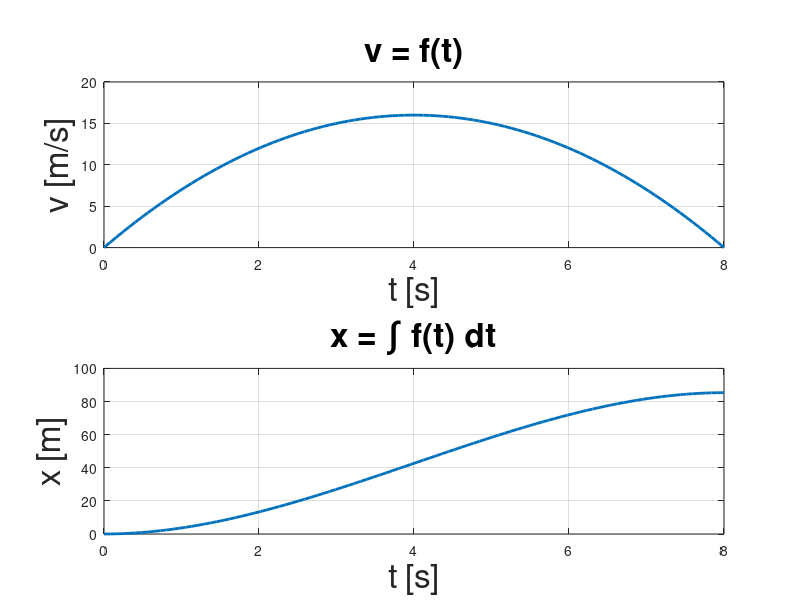
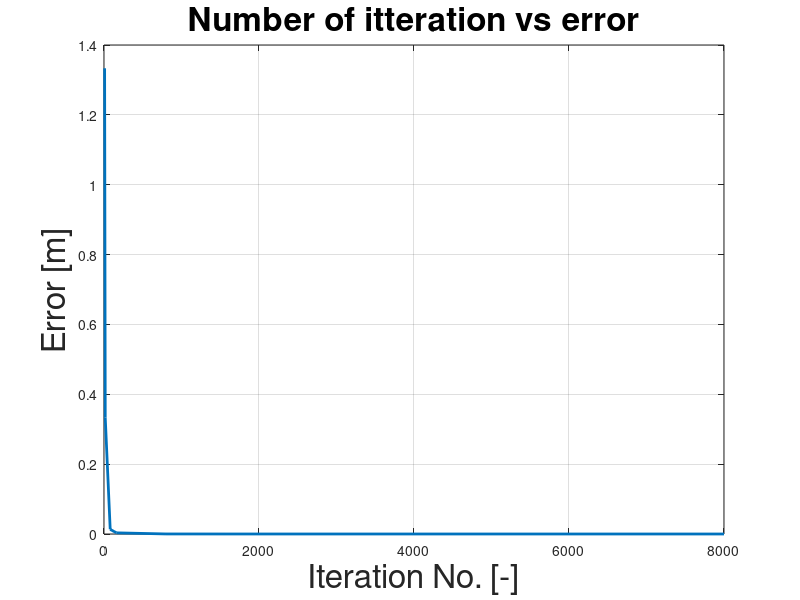
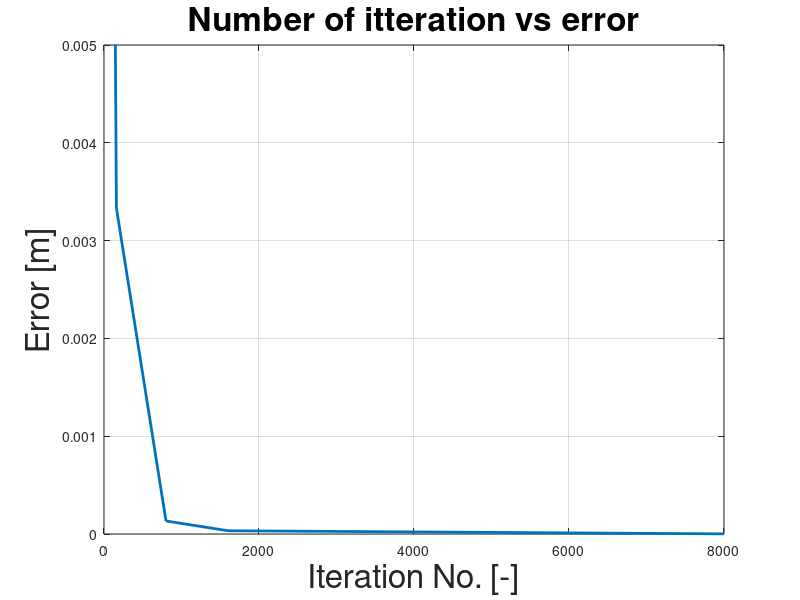

Source code (MATLAB) for these figures, in order:
clear all
close all
clc

%% Parameter of the velocity function
tmin = 0;
tmax = 8;
N = 100;

t = linspace(tmin,tmax,N);
%% The functions 
% Velocity
v = t.*(8-t);
% Position
x = t.^2.*(4-t/3);

%% Velocity Plot
subplot(2,1,1)
plot(t,v,'LineWidth',2)
xlabel('t [s]', 'FontSize', 24)
ylabel('v [m/s]', 'FontSize', 24)
title('v = f(t)', 'FontSize', 24)
grid on
hold on 

%% Position Plot
subplot(2,1,2)
plot(t,x,'LineWidth',2)
xlabel('t [s]', 'FontSize', 24)
ylabel('x [m]', 'FontSize', 24)
title('x = \int f(t) dt', 'FontSize', 24)
grid on
hold on 

waitforbuttonpress;

%% Analytical solution
t = 8;
AnX =  t.^2.*(4-t/3);
%% Step Size
dT = [1,0.5,0.1,0.05,0.01,0.005,0.001];
L = length(dT);
Output = [];
%% Euler Method
for i = 1:L
    NoI = (tmax - tmin)/dT(i);
    tn = 0;
    vIntPrev = 0;
    tic
    for j = 1:NoI

        vY = tn*(8-tn);
        
        vInt = vIntPrev + vY*dT(i);
        tn = tn + dT(i); % t_n+1;
        vIntPrev = vInt;


    end
    Time = toc;
    Output(i,:) = [j,Time,-vInt+AnX];
end

waitforbuttonpress;

figure
plot(Output(:,1),Output(:,3), 'LineWidth', 2)
xlabel('Iteration No. [-]', 'FontSize', 24)
ylabel('Error [m]', 'FontSize', 24)
title('Number of itteration vs error', 'FontSize', 24)
grid on
hold on 

waitforbuttonpress;

figure
plot(Output(:,1),Output(:,3), 'LineWidth', 2)
xlabel('Iteration No. [-]', 'FontSize', 24)
ylabel('Error [m]', 'FontSize', 24)
title('Number of itteration vs error', 'FontSize', 24)
grid on
hold on 
ylim([0,0.005])